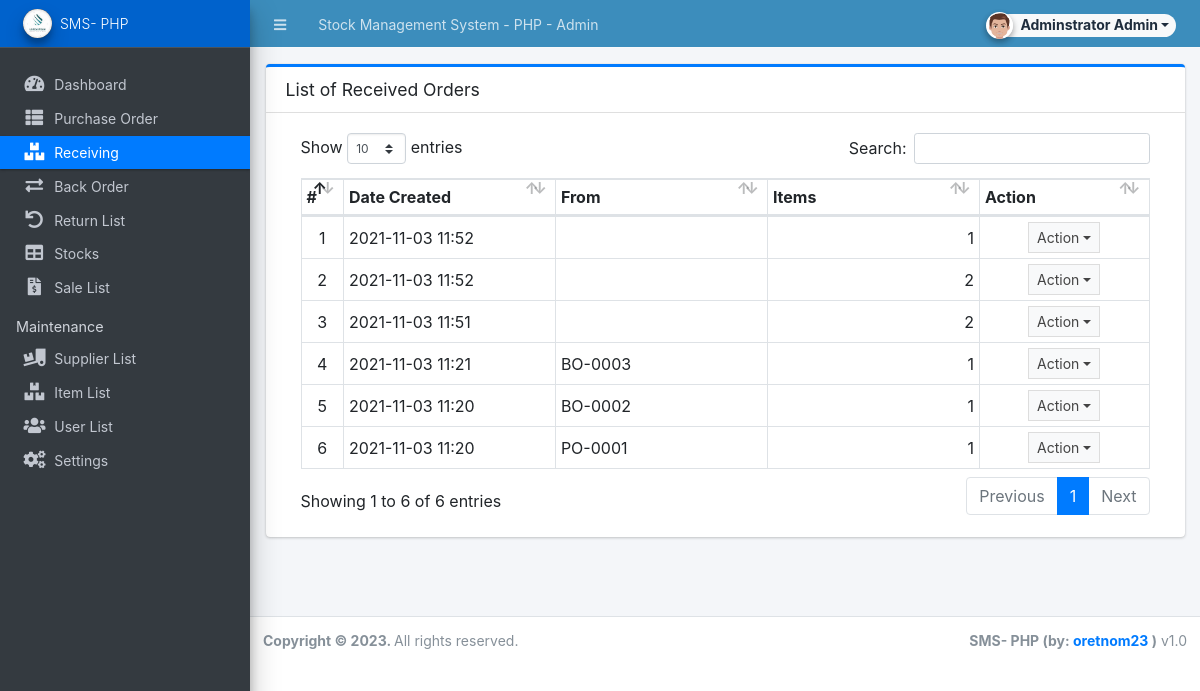
/admin/?page=receiving (signed in), run on the app's committed database.
### tables this page shows
CREATE TABLE `receiving_list` (
  `id` int(30) NOT NULL,
  `from_id` int(30) NOT NULL,
  `from_order` tinyint(1) NOT NULL DEFAULT 1 COMMENT '1=PO ,2 = BO',
  `amount` float NOT NULL DEFAULT 0,
  `discount_perc` float NOT NULL DEFAULT 0,
  `discount` float NOT NULL DEFAULT 0,
  `tax_perc` float NOT NULL DEFAULT 0,
  `tax` float NOT NULL DEFAULT 0,
  `stock_ids` text DEFAULT NULL,
  `remarks` text DEFAULT NULL,
  `date_created` datetime NOT NULL DEFAULT current_timestamp(),
  `date_updated` datetime NOT NULL DEFAULT current_timestamp() ON UPDATE current_timestamp()
);

CREATE TABLE `back_order_list` (
  `id` int(30) NOT NULL,
  `receiving_id` int(30) NOT NULL,
  `po_id` int(30) NOT NULL,
  `bo_code` varchar(50) NOT NULL,
  `supplier_id` int(30) NOT NULL,
  `amount` float NOT NULL,
  `discount_perc` float NOT NULL DEFAULT 0,
  `discount` float NOT NULL DEFAULT 0,
  `tax_perc` float NOT NULL DEFAULT 0,
  `tax` float NOT NULL DEFAULT 0,
  `remarks` text DEFAULT NULL,
  `status` tinyint(4) NOT NULL DEFAULT 0 COMMENT '0 = pending, 1 = partially received, 2 =received',
  `date_created` datetime NOT NULL DEFAULT current_timestamp(),
  `date_updated` datetime NOT NULL DEFAULT current_timestamp() ON UPDATE current_timestamp()
);

CREATE TABLE `purchase_order_list` (
  `id` int(30) NOT NULL,
  `po_code` varchar(50) NOT NULL,
  `supplier_id` int(30) NOT NULL,
  `amount` float NOT NULL,
  `discount_perc` float NOT NULL DEFAULT 0,
  `discount` float NOT NULL DEFAULT 0,
  `tax_perc` float NOT NULL DEFAULT 0,
  `tax` float NOT NULL DEFAULT 0,
  `remarks` text NOT NULL,
  `status` tinyint(4) NOT NULL DEFAULT 0 COMMENT '0 = pending, 1 = partially received, 2 =received',
  `date_created` datetime NOT NULL DEFAULT current_timestamp(),
  `date_updated` datetime NOT NULL DEFAULT current_timestamp() ON UPDATE current_timestamp()
);

### config.php (called while the page is built, shortened)
<?php
require_once('classes/DBConnection.php');
require_once('classes/SystemSettings.php');
function validate_image($file){
	if(!empty($file)){
        $ex = explode('?',$file);
        $file = $ex[0];
        $param =  isset($ex[1]) ? '?'.$ex[1]  : '';
		if(is_file(base_app.$file)){
			return base_url.$file.$param;
		}else{
			return base_url.'dist/img/no-image-available.png';
		}
	}else{
		return base_url.'dist/img/no-image-available.png';
	}
}
function isMobileDevice(){
    $aMobileUA = array(
        '/iphone/i' => 'iPhone',
        '/ipod/i' => 'iPod',
        '/ipad/i' => 'iPad',
        '/android/i' => 'Android',
        '/blackberry/i' => 'BlackBerry',
        '/webos/i' => 'Mobile'
    );
    return false;
}
?>

### classes/DBConnection.php (called while the page is built, shortened)
<?php
class DBConnection{
    private $host = DB_SERVER;
    private $username = DB_USERNAME;
    private $password = DB_PASSWORD;
    private $database = DB_NAME;
    public $conn;
    public function __construct(){
        if (!isset($this->conn)) {
            $this->conn = new mysqli($this->host, $this->username, $this->password, $this->database);
        }
    }
}
?>

### classes/SystemSettings.php (called while the page is built, shortened)
<?php
class SystemSettings extends DBConnection{
	function userdata($field = ''){
		if(!empty($field)){
			if(isset($_SESSION['userdata'][$field]))
				return $_SESSION['userdata'][$field];
			else
				return null;
		}else{
			return false;
		}
	}
	function info($field=''){
		if(!empty($field)){
			if(isset($_SESSION['system_info'][$field]))
				return $_SESSION['system_info'][$field];
			else
				return false;
		}else{
			return false;
		}
	}
}
$_settings = new SystemSettings();
?>

### admin/receiving/index.php (the view, shortened to what this page needs)
<div class="card card-outline card-primary">
	<div class="card-header">
		<h3 class="card-title">List of Received Orders</h3>
	</div>
	<div class="card-body">
		<div class="container-fluid">
        <div class="container-fluid">
			<table class="table table-bordered table-stripped">
                    <colgroup>
                        <col width="5%">
                        <col width="25%">
                        <col width="25%">
                        <col width="25%">
                        <col width="20%">
                    </colgroup>
                    <thead>
                        <tr>
                            <th>#</th>
                            <th>Date Created</th>
                            <th>From</th>
                            <th>Items</th>
                            <th>Action</th>
                        </tr>
                    </thead>
                    <tbody>
                        <?php
                        $i = 1;
                        $qry = $conn->query("SELECT * FROM `receiving_list` order by `date_created` desc");
                        while($row = $qry->fetch_assoc()):
                            $row['items'] = explode(',',$row['stock_ids']);
                            if($row['from_order'] == 1){
                                $code = $conn->query("SELECT po_code from `purchase_order_list` where id='{$row['id']}' ")->fetch_assoc()['po_code'];
                            }else{
                                $code = $conn->query("SELECT bo_code from `back_order_list` where id='{$row['id']}' ")->fetch_assoc()['bo_code'];
                            }
                        ?>
                            <tr>
                                <td class="text-center"><?php echo $i++; ?></td>
                                <td><?php echo date("Y-m-d H:i",strtotime($row['date_created'])) ?></td>
                                <td><?php echo $code ?></td>
                                <td class="text-right"><?php echo number_format(count($row['items'])) ?></td>
                                <td align="center">
                                    <button type="button" class="btn btn-flat btn-default btn-sm dropdown-toggle dropdown-icon" data-toggle="dropdown">
                                            Action
                                    </button>
                                </td>
                            </tr>
                        <?php endwhile; ?>
                    </tbody>
                </table>
		</div>
		</div>
	</div>
</div>

### admin/index.php (shortened to what this page needs)
<?php require_once('../config.php'); ?>
 <!DOCTYPE html>
<html lang="en" class="" style="height: auto;">
<?php require_once('inc/header.php') ?>
  <body class="sidebar-mini layout-fixed control-sidebar-slide-open layout-navbar-fixed sidebar-mini-md sidebar-mini-xs" data-new-gr-c-s-check-loaded="14.991.0" data-gr-ext-installed="" style="height: auto;">
    <div class="wrapper">
     <?php require_once('inc/topBarNav.php') ?>
     <?php require_once('inc/navigation.php') ?>
     <?php $page = isset($_GET['page']) ? $_GET['page'] : 'home';  ?>
      <div class="content-wrapper pt-3" style="min-height: 567.854px;">
        <section class="content ">
          <div class="container-fluid">
            <?php
              if(!file_exists($page.".php") && !is_dir($page)){
                  include '404.html';
              }else{
                if(is_dir($page))
                  include $page.'/index.php';
                else
                  include $page.'.php';
              }
            ?>
          </div>
        </section>
      </div>
      <?php require_once('inc/footer.php') ?>
  </body>
</html>

### admin/inc/header.php (shortened to what this page needs)
<head>
    <link rel="stylesheet" href="<?php echo base_url ?>plugins/fontawesome-free/css/all.min.css">
    <link rel="stylesheet" href="<?php echo base_url ?>plugins/tempusdominus-bootstrap-4/css/tempusdominus-bootstrap-4.min.css">
  <link rel="stylesheet" href="<?php echo base_url ?>plugins/datatables-bs4/css/dataTables.bootstrap4.min.css">
  <link rel="stylesheet" href="<?php echo base_url ?>plugins/datatables-responsive/css/responsive.bootstrap4.min.css">
  <link rel="stylesheet" href="<?php echo base_url ?>plugins/datatables-buttons/css/buttons.bootstrap4.min.css">
  <link rel="stylesheet" href="<?php echo base_url ?>plugins/select2/css/select2.min.css">
  <link rel="stylesheet" href="<?php echo base_url ?>plugins/select2-bootstrap4-theme/select2-bootstrap4.min.css">
    <link rel="stylesheet" href="<?php echo base_url ?>plugins/icheck-bootstrap/icheck-bootstrap.min.css">
    <link rel="stylesheet" href="<?php echo base_url ?>plugins/jqvmap/jqvmap.min.css">
    <link rel="stylesheet" href="<?php echo base_url ?>dist/css/adminlte.css">
    <link rel="stylesheet" href="<?php echo base_url ?>dist/css/custom.css">
    <link rel="stylesheet" href="<?php echo base_url ?>plugins/overlayScrollbars/css/OverlayScrollbars.min.css">
    <link rel="stylesheet" href="<?php echo base_url ?>plugins/daterangepicker/daterangepicker.css">
    <link rel="stylesheet" href="<?php echo base_url ?>plugins/summernote/summernote-bs4.min.css">
  <link rel="stylesheet" href="<?php echo base_url ?>plugins/sweetalert2-theme-bootstrap-4/bootstrap-4.min.css">
  </head>

### admin/inc/topBarNav.php (shortened to what this page needs)
<nav class="main-header navbar navbar-expand navbar-dark border border-light border-top-0  border-left-0 border-right-0 navbar-light text-sm bg-lightblue">
  <ul class="navbar-nav">
    <li class="nav-item">
    <a class="nav-link" data-widget="pushmenu" href="#" role="button"><i class="fas fa-bars"></i></a>
    </li>
    <li class="nav-item d-none d-sm-inline-block">
      <a href="<?php echo base_url ?>" class="nav-link"><?php echo (!isMobileDevice()) ? $_settings->info('name'):$_settings->info('short_name'); ?> - Admin</a>
    </li>
  </ul>
  <ul class="navbar-nav ml-auto">
    <li class="nav-item">
      <div class="btn-group nav-link">
            <button type="button" class="btn btn-rounded badge badge-light dropdown-toggle dropdown-icon" data-toggle="dropdown">
              <span><img src="<?php echo validate_image($_settings->userdata('avatar')) ?>" class="img-circle elevation-2 user-img" alt="User Image"></span>
              <span class="ml-3"><?php echo ucwords($_settings->userdata('firstname').' '.$_settings->userdata('lastname')) ?></span>
            </button>
        </div>
    </li>
  </ul>
</nav>

### admin/inc/navigation.php (shortened to what this page needs)
<aside class="main-sidebar sidebar-dark-primary elevation-4 sidebar-no-expand">
  <a href="<?php echo base_url ?>admin" class="brand-link bg-primary text-sm">
  <img src="<?php echo validate_image($_settings->info('logo'))?>" alt="Store Logo" class="brand-image img-circle elevation-3 bg-black" style="width: 1.8rem;height: 1.8rem;max-height: unset">
  <span class="brand-text font-weight-light"><?php echo $_settings->info('short_name') ?></span>
  </a>
  <div class="sidebar os-host os-theme-light os-host-overflow os-host-overflow-y os-host-resize-disabled os-host-transition os-host-scrollbar-horizontal-hidden">
    <div class="os-content-glue" style="margin: 0px -8px; width: 249px; height: 646px;"></div>
    <div class="os-padding">
      <div class="os-viewport os-viewport-native-scrollbars-invisible" style="overflow-y: scroll;">
        <div class="os-content" style="padding: 0px 8px; height: 100%; width: 100%;">
          <nav class="mt-4">
             <ul class="nav nav-pills nav-sidebar flex-column text-sm nav-compact nav-flat nav-child-indent nav-collapse-hide-child" data-widget="treeview" role="menu" data-accordion="false">
              <li class="nav-item dropdown">
                <a href="./" class="nav-link nav-home">
                  <i class="nav-icon fas fa-tachometer-alt"></i>
                  <p>
                    Dashboard
                  </p>
                </a>
              </li>
              <li class="nav-item">
                <a href="<?php echo base_url ?>admin/?page=purchase_order" class="nav-link nav-purchase_order">
                  <i class="nav-icon fas fa-th-list"></i>
                  <p>
                    Purchase Order
                  </p>
                </a>
              </li>
              <li class="nav-item">
                <a href="<?php echo base_url ?>admin/?page=receiving" class="nav-link nav-receiving">
                  <i class="nav-icon fas fa-boxes"></i>
                  <p>
                    Receiving
                  </p>
                </a>
              </li>
              <li class="nav-item">
                <a href="<?php echo base_url ?>admin/?page=back_order" class="nav-link nav-back_order">
                  <i class="nav-icon fas fa-exchange-alt"></i>
                  <p>
                    Back Order
                  </p>
                </a>
              </li>
              <li class="nav-item">
                <a href="<?php echo base_url ?>admin/?page=return" class="nav-link nav-return">
                  <i class="nav-icon fas fa-undo"></i>
                  <p>
                    Return List
                  </p>
                </a>
              </li>
              <li class="nav-item">
                <a href="<?php echo base_url ?>admin/?page=stocks" class="nav-link nav-stocks">
                  <i class="nav-icon fas fa-table"></i>
                  <p>
                    Stocks
                  </p>
                </a>
              </li>
              <li class="nav-item">
                <a href="<?php echo base_url ?>admin/?page=sales" class="nav-link nav-sales">
                  <i class="nav-icon fas fa-file-invoice-dollar"></i>
                  <p>
                    Sale List
                  </p>
                </a>
              </li>
              <?php if($_settings->userdata('type') == 1): ?>
              <li class="nav-header">Maintenance</li>
              <li class="nav-item dropdown">
                <a href="<?php echo base_url ?>admin/?page=maintenance/supplier" class="nav-link nav-maintenance_supplier">
                  <i class="nav-icon fas fa-truck-loading"></i>
                  <p>
                    Supplier List
                  </p>
                </a>
              </li>
              <li class="nav-item dropdown">
                <a href="<?php echo base_url ?>admin/?page=maintenance/item" class="nav-link nav-maintenance_item">
                  <i class="nav-icon fas fa-boxes"></i>
                  <p>
                    Item List
                  </p>
                </a>
              </li>
              <li class="nav-item dropdown">
                <a href="<?php echo base_url ?>admin/?page=user/list" class="nav-link nav-user_list">
                  <i class="nav-icon fas fa-users"></i>
                  <p>
                    User List
                  </p>
                </a>
              </li>
              <li class="nav-item dropdown">
                <a href="<?php echo base_url ?>admin/?page=system_info" class="nav-link nav-system_info">
                  <i class="nav-icon fas fa-cogs"></i>
                  <p>
                    Settings
                  </p>
                </a>
              </li>
              <?php endif; ?>
            </ul>
          </nav>
        </div>
      </div>
    </div>
  </div>
</aside>

### admin/inc/footer.php (shortened to what this page needs)
<footer class="main-footer text-sm">
        <strong>Copyright © <?php echo date('Y') ?>.
        </strong>
        All rights reserved.
        <div class="float-right d-none d-sm-inline-block">
          <b><?php echo $_settings->info('short_name') ?> (by: <a href="mailto:oretnom23@gmail.com" target="blank">oretnom23</a> )</b> v1.0
        </div>
      </footer>
    </div>

### admin/inc/topBarNav.php (style rules this page uses)
.user-img { position: absolute; height: 27px; width: 27px; object-fit: cover; left: -7%; top: -12%; }
.btn-rounded { border-radius: 50px; }

### data on the page
receiving_list: date_created "2021-11-03 11:52", count($row['items']) "1"
receiving_list: date_created "2021-11-03 11:52", count($row['items']) "2"
receiving_list: date_created "2021-11-03 11:51", count($row['items']) "2"
receiving_list: date_created "2021-11-03 11:21", id.bo_code "BO-0003", count($row['items']) "1"
receiving_list: date_created "2021-11-03 11:20", id.bo_code "BO-0002", count($row['items']) "1"
receiving_list: date_created "2021-11-03 11:20", id.po_code "PO-0001", count($row['items']) "1"

### other printed values
$_settings->info('name') "Stock Management System - PHP"
$_settings->userdata('firstname').' '.$_settings->userdata('lastname') "Adminstrator Admin"
$_settings->info('short_name') "SMS- PHP"
